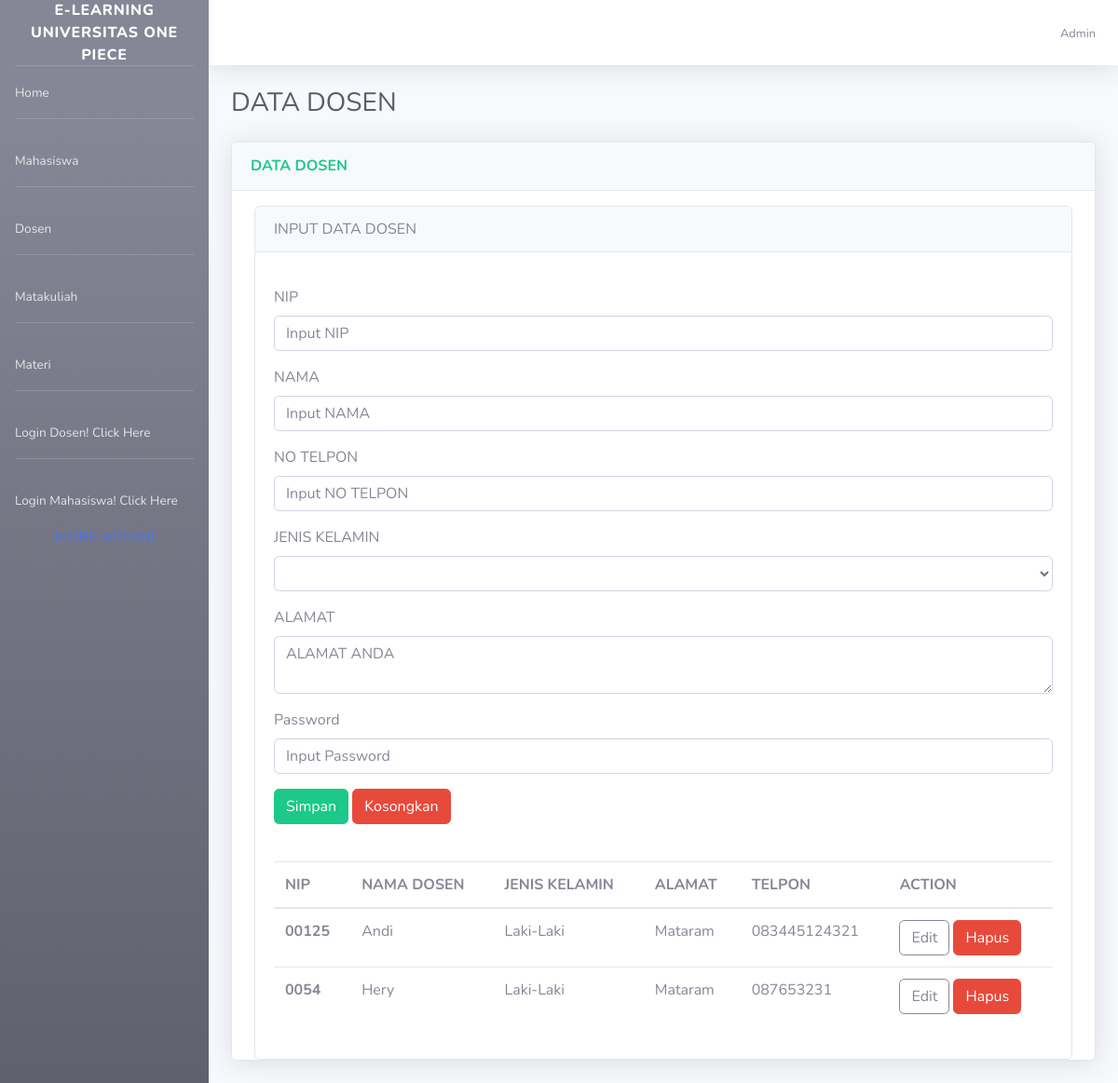
The app's page /dosenbck.php with its own data.
### tables this page shows
CREATE TABLE `tbl_dosen` (
  `NIP` varchar(20) NOT NULL,
  `Nama_Dosen` varchar(100) NOT NULL,
  `Jenis_Kelamin` varchar(10) NOT NULL,
  `Alamat` text NOT NULL,
  `Telpon` varchar(12) NOT NULL,
  `Pw` varchar(8) NOT NULL
);

### dosenbck.php (the view, shortened to what this page needs)
<?php
include_once('database.php');
$sql = 'SELECT * FROM tbl_dosen';
$dosen = mysqli_query($conn, $sql);
?>
<!DOCTYPE html>
<html lang="en">
<head>
    <link href="vendor/fontawesome-free/css/all.min.css" rel="stylesheet" type="text/css">
    <link href="css/sb-admin-2.min.css" rel="stylesheet">
</head>
<body id="page-top">
    <div id="wrapper">
        <ul class="navbar-nav bg-gradient-secondary sidebar sidebar-dark accordion" id="accordionSidebar">
            <a class="sidebar-brand d-flex align-items-center justify-content-center" href="home.php">
                <div class="sidebar-brand-text mx-3">E-Learning Universitas ONE PIECE</sup></div>
            </a>
            <hr class="sidebar-divider my-0">
            <li class="nav-item">
                <a class="nav-link" href="admin.php">
                    <span>Home</span></a>
                </li>
                <hr class="sidebar-divider">
                <li class="nav-item">
                    <a class="nav-link" href="mahasiswabck.php">
                        <span>Mahasiswa</span></a>
                    </li>
                    <hr class="sidebar-divider">
                    <li class="nav-item">
                        <a class="nav-link" href="dosenbck.php">
                            <span>Dosen</span></a>
                        </li>
                        <hr class="sidebar-divider">
                        <li class="nav-item">
                            <a class="nav-link" href="matakuliahbck.php">
                                <span>Matakuliah</span></a>
                            </li>
                            <hr class="sidebar-divider">
                            <li class="nav-item">
                                <a class="nav-link" href="materi.php">
                                    <span>Materi</span></a>
                                </li>
                                <hr class="sidebar-divider">
                                <li class="nav-item">
                                    <a class="nav-link" href="login_dosen.php">
                                        <span>Login Dosen! Click Here</span></a>
                                    </li>
                                    <hr class="sidebar-divider">
                                    <li class="nav-item">
                                        <a class="nav-link" href="loginmahasiswa.php">
                                            <span>Login Mahasiswa! Click Here</span></a>
                                        </li>
                                        <a href="profile.php" class="btn-outline-primary text-center" > MORE ADMIN!</a>
                                    </ul>
                                <div id="content-wrapper" class="d-flex flex-column">
                                    <div id="content">
                                        <nav class="navbar navbar-expand navbar-light bg-white topbar mb-4 static-top shadow">
                                            <ul class="navbar-nav ml-auto">
                                                <li class="nav-item dropdown no-arrow">
                                                    <span class="mr-2 d-none d-lg-inline text-gray-600 small">Admin</span>
                                            </li>
                                        </ul>
                                    </nav>
                                    <div class="container-fluid">
                                        <div class="d-sm-flex align-items-center justify-content-between mb-4">
                                            <h1 class="h3 mb-0 text-gray-800">DATA DOSEN</h1>
                                        </div>
                                        <div class="row">
                                            <div class="col-xl-12 col-lg-7">
                                                <div class="card shadow mb-4">
                                                    <div class="card-header py-3 d-flex flex-row align-items-center justify-content-between">
                                                        <h6 class="m-0 font-weight-bold text-success text-center">DATA DOSEN</h6>
                                                    </div>
                                                    <div class="container mt-3">
                                                        <div class="card">
                                                            <div class="card-header mb-3">
                                                                INPUT DATA DOSEN
                                                            </div>
                                                            <div class="card-body">
                                                                <form method="post" action="" enctype="multipart/form-data">
                                                                    <div class="form-group ">
                                                                        <label>NIP</label>
                                                                        <input type="text" name="NIP" value="<?= @$vNIP ?>" class="form-control" placeholder="Input NIP" required>
                                                                    </div>
                                                                    <div class="form-group ">
                                                                        <label>NAMA</label>
                                                                        <input type="text" name="Nama_Dosen" value="<?= @$vNama_Dosen ?>" class="form-control" placeholder="Input NAMA " required>
                                                                    </div>
                                                                    <div class="form-group ">
                                                                        <label>NO TELPON</label>
                                                                        <input type="text" name="Telpon" value="<?= @$vTelpon ?>" class="form-control" placeholder="Input NO TELPON" required>
                                                                    </div>
                                                                    <div class="form-group">
                                                                        <label>JENIS KELAMIN</label>
                                                                        <select class="form-control" name="Jenis_Kelamin">
                                                                            <option value="<?= @$vJenis_Kelamin ?>"><?= @$vJenis_Kelamin ?></option>
                                                                            <option value="Laki-Laki">Laki-Laki</option>
                                                                        </select>
                                                                    </div>
                                                                    <div class="form-group">
                                                                        <label>ALAMAT</label>
                                                                        <textarea class="form-control" name="Alamat" placeholder="ALAMAT ANDA" required><?= @$vAlamat ?></textarea>
                                                                    </div>
                                                                    <div class="form-group ">
                                                                        <label>Password</label>
                                                                        <input type="Password" name="Pw" value="<?= @$vPw ?>" class="form-control" placeholder="Input Password" required>
                                                                    </div>
                                                                    <button type="submit" class="btn btn-success" name="bsimpan">Simpan</button>
                                                                    <button type="reset" class="btn btn-danger" name="breset">Kosongkan</button>
                                                                </form>
                                                            </div>
                                                            <div class="card-body">
                                                                <table class="table table-hover ">
                                                                    <thead>
                                                                        <tr>
                                                                            <th scope="col">NIP</th>
                                                                            <th scope="col">NAMA DOSEN</th>
                                                                            <th scope="col">JENIS KELAMIN </th>
                                                                            <th scope="col">ALAMAT</th>
                                                                            <th scope="col">TELPON</th>
                                                                            <th scope="col">ACTION</th>
                                                                        </tr>
                                                                    </thead>
                                                                    <tbody>
                                                                        <?php
                                                                        while ($data = mysqli_fetch_object($dosen)) {
                                                                            ?>
                                                                            <tr>
                                                                                <th><?= $data->NIP ?></th>
                                                                                <td><?= $data->Nama_Dosen ?></td>
                                                                                <td><?= $data->Jenis_Kelamin ?></td>
                                                                                <td><?= $data->Alamat ?></td>
                                                                                <td><?= $data->Telpon ?></td>
                                                                                <td>
                                                                                    <a href="dosenbck.php?hal=edit&id=<?= $data->NIP ?>" class="btn btn-outline-secondary">Edit</a>
                                                                                    <a href="dosenbck.php?hal=hapus&id=<?= $data->NIP ?>" onclick="return confirm('Apakah yakin ingin menghapus data ini??')" class="btn btn-danger">Hapus</a>
                                                                                </td>
                                                                            </tr>
                                                                        <?php } ?>
                                                                    </tbody>
                                                                </table>
                                                            </div>
                                                        </div>
                                                    </div>
                                                </div>
                                            </div>
                                        </div>
                                    </body>
                                    </html>

### records on screen
tbl_dosen: NIP "00125", Nama_Dosen "Andi", Jenis_Kelamin "Laki-Laki", Alamat "Mataram", Telpon "083445124321"
tbl_dosen: NIP "0054", Nama_Dosen "Hery", Jenis_Kelamin "Laki-Laki", Alamat "Mataram", Telpon "087653231"
